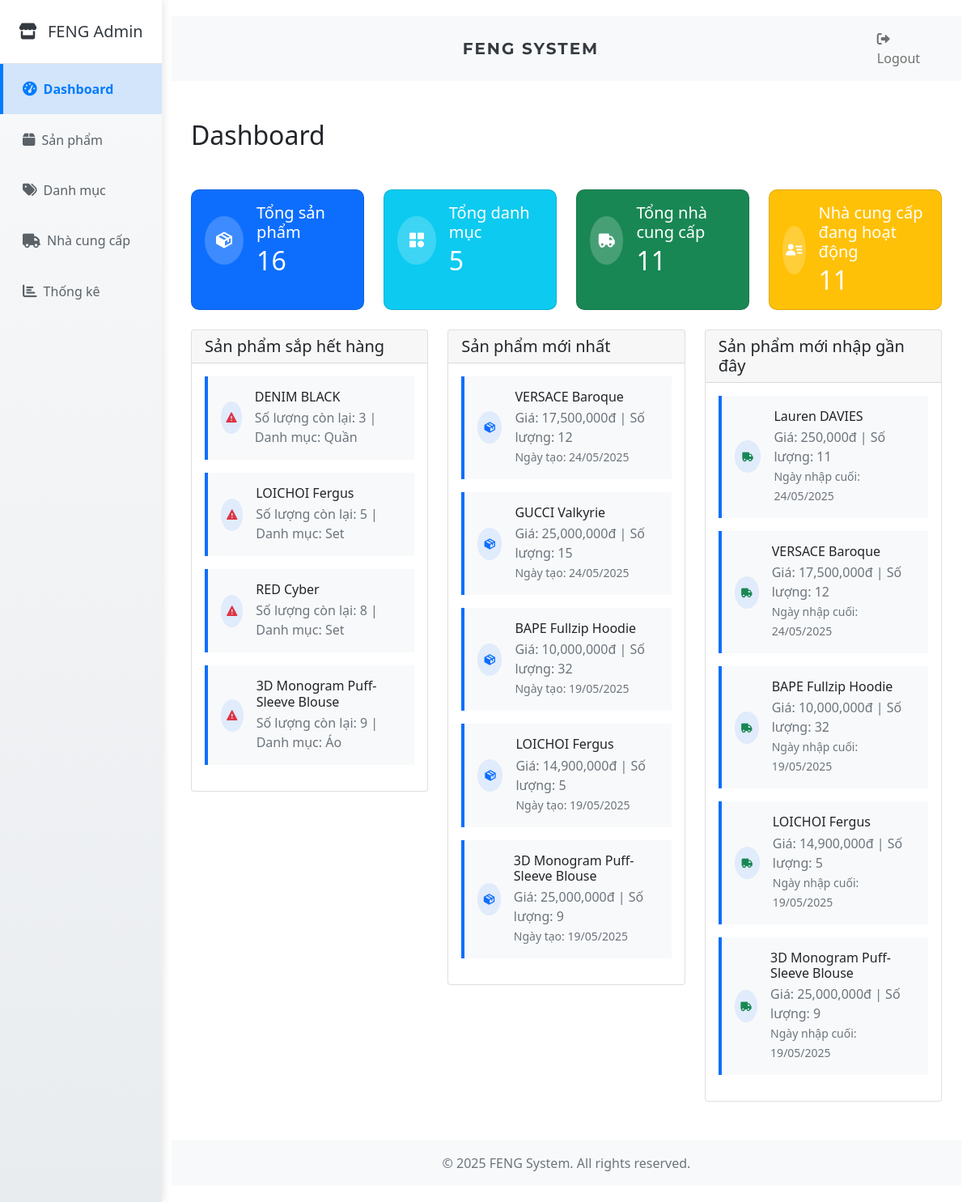
Screenshot of /PHPApp/index.php (signed in) with the database file from the repository.
### tables this page shows
CREATE TABLE `products` (
  `id` int NOT NULL AUTO_INCREMENT,
  `name` varchar(255) NOT NULL,
  `description` text,
  `price` decimal(10,2) NOT NULL,
  `quantity` int NOT NULL DEFAULT '0',
  `image` varchar(255) DEFAULT NULL,
  `category_id` int DEFAULT NULL,
  `created_at` datetime DEFAULT CURRENT_TIMESTAMP,
  PRIMARY KEY (`id`),
  KEY `category_id` (`category_id`),
  CONSTRAINT `products_ibfk_1` FOREIGN KEY (`category_id`) REFERENCES `categories` (`id`) ON DELETE SET NULL
);

CREATE TABLE `categories` (
  `id` int NOT NULL AUTO_INCREMENT,
  `name` varchar(255) NOT NULL,
  `description` text,
  `created_at` datetime DEFAULT CURRENT_TIMESTAMP,
  PRIMARY KEY (`id`)
);

### PHPApp/models/Product.php (called while the page is built, shortened)
<?php
class Product {
    private $conn;
    private $table_name = "products";
    public function __construct($db) {
        $this->conn = $db;
    }
    public function getStatistics() {
        $stats = array();
        $query = "SELECT COUNT(*) as total_products FROM " . $this->table_name;
        $stmt = $this->conn->prepare($query);
        $stmt->execute();
        $row = $stmt->fetch(PDO::FETCH_ASSOC);
        $stats['total_products'] = $row['total_products'];
        $query = "SELECT SUM(price * quantity) as total_value FROM " . $this->table_name;
        $stmt = $this->conn->prepare($query);
        $stmt->execute();
        $row = $stmt->fetch(PDO::FETCH_ASSOC);
        $stats['total_value'] = $row['total_value'] ?? 0;
        $query = "SELECT c.name as category_name, COUNT(p.id) as product_count
                 FROM " . $this->table_name . " p
                 LEFT JOIN categories c ON p.category_id = c.id
                 GROUP BY c.id, c.name
                 ORDER BY product_count DESC";
        $stmt = $this->conn->prepare($query);
        $stmt->execute();
        $stats['products_by_category'] = $stmt->fetchAll(PDO::FETCH_ASSOC);
        $query = "SELECT p.*, c.name as category_name
                 FROM " . $this->table_name . " p
                 LEFT JOIN categories c ON p.category_id = c.id
                 WHERE p.quantity < 10
                 ORDER BY p.quantity ASC
                 LIMIT 5";
        $stmt = $this->conn->prepare($query);
        $stmt->execute();
        $stats['low_stock_products'] = $stmt->fetchAll(PDO::FETCH_ASSOC);
        $query = "SELECT p.*, c.name as category_name
                 FROM " . $this->table_name . " p
                 LEFT JOIN categories c ON p.category_id = c.id
                 ORDER BY p.created_at DESC
                 LIMIT 5";
        $stmt = $this->conn->prepare($query);
        $stmt->execute();
        $stats['latest_products'] = $stmt->fetchAll(PDO::FETCH_ASSOC);
        return $stats;
    }
    public function getNewlyImportedProducts() {
        $query = "SELECT p.*, c.name as category_name,
                        MAX(ps.created_at) as last_import_date,
                        GROUP_CONCAT(DISTINCT s.name SEPARATOR ', ') as supplier_names
                 FROM " . $this->table_name . " p
                 LEFT JOIN categories c ON p.category_id = c.id
                 LEFT JOIN product_suppliers ps ON p.id = ps.product_id
                 LEFT JOIN suppliers s ON ps.supplier_id = s.id
                 GROUP BY p.id, c.name
                 ORDER BY last_import_date DESC
                 LIMIT 5";
        $stmt = $this->conn->prepare($query);
        $stmt->execute();
        return $stmt->fetchAll(PDO::FETCH_ASSOC);
    }
}

### PHPApp/models/Category.php (called while the page is built, shortened)
<?php
class Category {
    private $conn;
    private $table_name = "categories";
    public function __construct($db) {
        $this->conn = $db;
    }
    public function count() {
        $query = "SELECT COUNT(*) as total FROM " . $this->table_name;
        $stmt = $this->conn->prepare($query);
        $stmt->execute();
        $row = $stmt->fetch(PDO::FETCH_ASSOC);
        return (int)$row['total'];
    }
}

### PHPApp/models/Supplier.php (called while the page is built, shortened)
<?php
class Supplier {
    private $conn;
    private $table_name = "suppliers";
    public function __construct($db) {
        $this->conn = $db;
    }
    public function getTotalSuppliers() {
        $query = "SELECT COUNT(*) as total FROM " . $this->table_name;
        $stmt = $this->conn->prepare($query);
        $stmt->execute();
        $row = $stmt->fetch(PDO::FETCH_ASSOC);
        return $row['total'];
    }
    public function getActiveSuppliers() {
        $query = "SELECT COUNT(*) as total FROM " . $this->table_name . " WHERE status = 1";
        $stmt = $this->conn->prepare($query);
        $stmt->execute();
        $row = $stmt->fetch(PDO::FETCH_ASSOC);
        return $row['total'];
    }
}

### PHPApp/views/dashboard.php (the view, shortened to what this page needs)
<?php
require_once 'models/Product.php';
require_once 'models/Category.php';
require_once 'models/Supplier.php';
$db = new Database();
$conn = $db->getConnection();
$product = new Product($conn);
$category = new Category($conn);
$supplier = new Supplier($conn);
$stats = ['total_products' => 0, 'total_value' => 0, 'low_stock_products' => [], 'latest_products' => []];
$totalCategories = 0;
$totalSuppliers = 0;
$activeSuppliers = 0;
$newlyImportedProductsList = [];
try {
    $stats = $product->getStatistics();
    $totalCategories = $category->count();
    $totalSuppliers = $supplier->getTotalSuppliers();
    $activeSuppliers = $supplier->getActiveSuppliers();
    $newlyImportedProductsList = $product->getNewlyImportedProducts();
} catch (Exception $e) {
}
?>
<!DOCTYPE html>
<html lang="vi">
<head>
    <link href="https://cdn.jsdelivr.net/npm/bootstrap@5.1.3/dist/css/bootstrap.min.css" rel="stylesheet">
    <link href="https://cdn.jsdelivr.net/npm/boxicons@2.0.7/css/boxicons.min.css" rel="stylesheet">
</head>
<body>
    <div class="container-fluid py-4">
        <div class="row mb-4">
            <div class="col-12">
                <h2 class="mb-4">Dashboard</h2>
            </div>
        </div>
        <div class="row mb-4">
            <div class="col-md-3">
                <div class="card stat-card bg-primary text-white">
                    <div class="card-body">
                        <div class="d-flex align-items-center">
                            <div class="stat-icon me-3" style="background: rgba(255,255,255,0.2);">
                                <i class='bx bxs-package'></i>
                            </div>
                            <div>
                                <h5 class="card-title mb-1">Tổng sản phẩm</h5>
                                <h2 class="mb-0"><?= number_format($stats['total_products'] ?? 0) ?></h2>
                            </div>
                        </div>
                    </div>
                </div>
            </div>
             <div class="col-md-3">
                <div class="card stat-card bg-info text-white">
                    <div class="card-body">
                        <div class="d-flex align-items-center">
                            <div class="stat-icon me-3" style="background: rgba(255,255,255,0.2);">
                                <i class='bx bxs-category'></i>
                            </div>
                            <div>
                                <h5 class="card-title mb-1">Tổng danh mục</h5>
                                <h2 class="mb-0"><?= number_format($totalCategories ?? 0) ?></h2>
                            </div>
                        </div>
                    </div>
                </div>
            </div>
            <div class="col-md-3">
                <div class="card stat-card bg-success text-white">
                    <div class="card-body">
                        <div class="d-flex align-items-center">
                            <div class="stat-icon me-3" style="background: rgba(255,255,255,0.2);">
                                <i class='bx bxs-truck'></i>
                            </div>
                            <div>
                                <h5 class="card-title mb-1">Tổng nhà cung cấp</h5>
                                <h2 class="mb-0"><?= number_format($totalSuppliers ?? 0) ?></h2>
                            </div>
                        </div>
                    </div>
                </div>
            </div>
             <div class="col-md-3">
                <div class="card stat-card bg-warning text-white">
                    <div class="card-body">
                        <div class="d-flex align-items-center">
                            <div class="stat-icon me-3" style="background: rgba(255,255,255,0.2);">
                                <i class='bx bxs-user-detail'></i>
                            </div>
                            <div>
                                <h5 class="card-title mb-1">Nhà cung cấp đang hoạt động</h5>
                                <h2 class="mb-0"><?= number_format($activeSuppliers ?? 0) ?></h2>
                            </div>
                        </div>
                    </div>
                </div>
            </div>
             </div>
        <div class="row">
            <div class="col-md-4">
                <div class="card mb-4">
                    <div class="card-header">
                        <h5 class="card-title mb-0">Sản phẩm sắp hết hàng</h5>
                    </div>
                    <div class="card-body">
                        <?php if (!empty($stats['low_stock_products'])): ?>
                            <?php foreach ($stats['low_stock_products'] as $product): ?>
                                <div class="notification-card p-3 mb-3 bg-light">
                                    <div class="d-flex align-items-center">
                                        <div class="notification-icon me-3">
                                            <i class='bx bxs-error text-danger'></i>
                                        </div>
                                        <div>
                                            <h6 class="mb-1"><?= htmlspecialchars($product['name']) ?></h6>
                                            <p class="mb-0 text-muted">
                                                Số lượng còn lại: <?= $product['quantity'] ?> |
                                                Danh mục: <?= htmlspecialchars($product['category_name'] ?? 'Chưa phân loại') ?>
                                            </p>
                                        </div>
                                    </div>
                                </div>
                            <?php endforeach; ?>
                        <?php else: ?>
                            <p class="text-muted mb-0">Không có sản phẩm nào sắp hết hàng</p>
                        <?php endif; ?>
                    </div>
                </div>
            </div>
            <div class="col-md-4">
                <div class="card mb-4">
                    <div class="card-header">
                        <h5 class="card-title mb-0">Sản phẩm mới nhất</h5>
                    </div>
                    <div class="card-body">
                        <?php if (!empty($stats['latest_products'])): ?>
                            <?php foreach ($stats['latest_products'] as $product): ?>
                                <div class="notification-card p-3 mb-3 bg-light">
                                    <div class="d-flex align-items-center">
                                        <div class="notification-icon me-3">
                                            <i class='bx bxs-package text-primary'></i>
                                        </div>
                                        <div>
                                            <h6 class="mb-1"><?= htmlspecialchars($product['name']) ?></h6>
                                            <p class="mb-0 text-muted">
                                                Giá: <?= number_format($product['price'] ?? 0) ?>đ |
                                                Số lượng: <?= $product['quantity'] ?? 0 ?>
                                            </p>
                                             <small class="text-muted">
                                                Ngày tạo: <?= date('d/m/Y', strtotime($product['created_at'])) ?>
                                            </small>
                                        </div>
                                    </div>
                                </div>
                            <?php endforeach; ?>
                        <?php else: ?>
                            <p class="text-muted mb-0">Không có sản phẩm mới</p>
                        <?php endif; ?>
                    </div>
                </div>
            </div>
            <div class="col-md-4">
                <div class="card mb-4">
                    <div class="card-header">
                        <h5 class="card-title mb-0">Sản phẩm mới nhập gần đây</h5>
                    </div>
                    <div class="card-body">
                         <?php if (!empty($newlyImportedProductsList)): ?>
                            <?php foreach ($newlyImportedProductsList as $product): ?>
                                <div class="notification-card p-3 mb-3 bg-light">
                                    <div class="d-flex align-items-center">
                                        <div class="notification-icon me-3">
                                            <i class='bx bxs-truck text-success'></i>
                                        </div>
                                        <div>
                                            <h6 class="mb-1"><?= htmlspecialchars($product['name']) ?></h6>
                                            <p class="mb-0 text-muted">
                                                Giá: <?= number_format($product['price'] ?? 0) ?>đ |
                                                Số lượng: <?= $product['quantity'] ?? 0 ?>
                                            </p>
                                             <small class="text-muted">
                                                Ngày nhập cuối: <?= date('d/m/Y', strtotime($product['last_import_date'])) ?>
                                            </small>
                                        </div>
                                    </div>
                                </div>
                            <?php endforeach; ?>
                        <?php else: ?>
                            <p class="text-muted mb-0">Không có sản phẩm mới nhập gần đây</p>
                        <?php endif; ?>
                    </div>
                </div>
            </div>
        </div>
    </div>
</body>
</html>
<?php
require_once 'views/layouts/admin.php';
?>

### rows the page displays
products: name "DENIM BLACK", quantity "3", category.name "Quần"
products: name "LOICHOI Fergus", quantity "5", category.name "Set", price "14,900,000", created_at "19/05/2025", last_import_date "19/05/2025"
products: name "RED Cyber", quantity "8", category.name "Set"
products: name "3D Monogram Puff-Sleeve Blouse", quantity "9", category.name "Áo", price "25,000,000", created_at "19/05/2025", last_import_date "19/05/2025"
products: name "VERSACE Baroque", price "17,500,000", quantity "12", created_at "24/05/2025", last_import_date "24/05/2025"
products: name "GUCCI Valkyrie", price "25,000,000", quantity "15", created_at "24/05/2025"
products: name "BAPE Fullzip Hoodie", price "10,000,000", quantity "32", created_at "19/05/2025", last_import_date "19/05/2025"
products: name "Lauren DAVIES", price "250,000", quantity "11", last_import_date "24/05/2025"

### other values shown
$stats['total_products'] "16"
$totalCategories "5"
$totalSuppliers "11"
$activeSuppliers "11"
